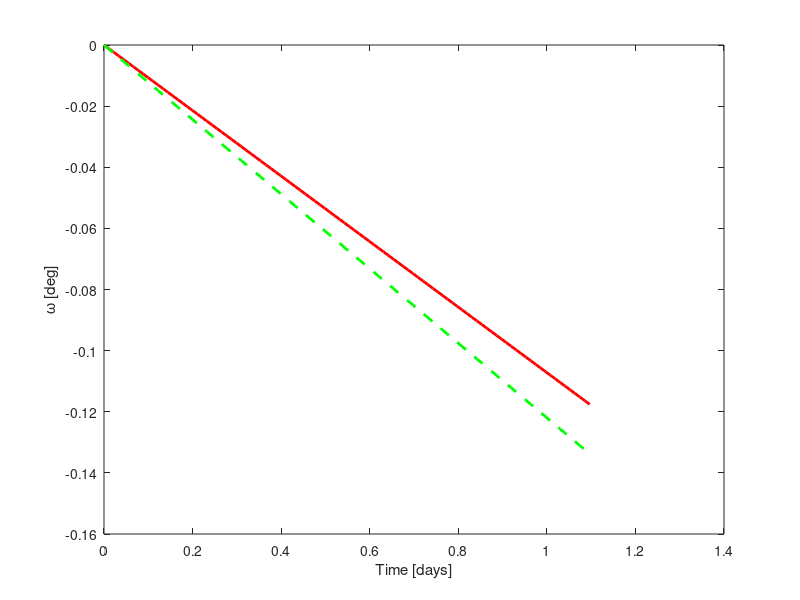

MATLAB code for this plot:
% prob 1 - SSO
rho_deg_yr = 360;
rho_deg_sec = rho_deg_yr / (365*24*60*60);
rho = rho_deg_sec * pi / 180; % rad/s, precession rate
%rho = 1.99096871*10^-7; %rad/s, precession rate
mu = 398600.440; % km3/s2
R_E = 6378; %km
J2 = 1.08263*10^-3; %second zonal term
alt = 3300; %km
a = alt + R_E; %km
inc = acosd(-2*rho*a^(7/2)/(3*J2*R_E^2*sqrt(mu)));
%%  part 2 how does eccentricity change affect argument of perigee
e = 0;
dwdt = -(1.5 * (sqrt(mu)*J2*R_E^2/( (1-e^2)^2*a^(7/2)) ) ) * (5/2*sind(inc)^2 - 2); % rad/sec
dwdt1 = dwdt * 180/pi * (24*60*60) % deg/day

% now, eccenctiricty e = 0.25, how does this change argument of perigee?
e = 0.25;
dwdt = -(1.5 * (sqrt(mu)*J2*R_E^2/( (1-e^2)^2*a^(7/2)) ) ) * (5/2*sind(inc)^2 - 2); % rad/sec
dwdt2 = dwdt * 180/pi * (24*60*60) % deg/day

% plot argument of perigee, assuming everything else fixed
T = 2*pi*sqrt(a^3 / mu); %seconds
T_min = T / 60; 
T_hr = T_min / 60;
T_days = T_hr / 24;
tspan = linspace(0,10*T_days,100);
w1 = dwdt1*tspan; % deg
w2 = dwdt2*tspan; % deg

figure;
plot(tspan, w1, 'r', 'LineWidth',2);
hold on;
plot(tspan, w2, '--g', 'LineWidth',2);
xlabel('Time [days]');
ylabel('\omega [deg]');